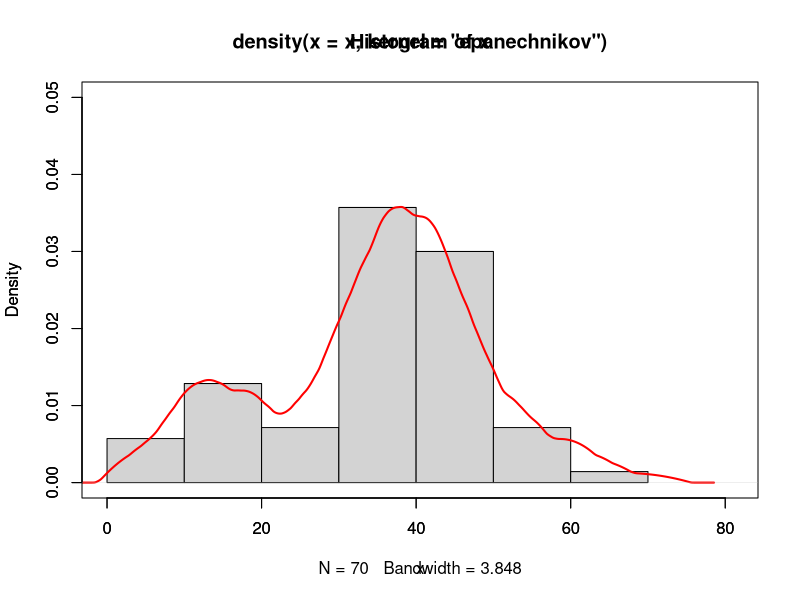

The R script that drew this image:
x <- as.numeric(precip)
x
hist(x, xlim = c(0, 81), ylim = c(0, .05), freq = F)
f <- density(x, kernel = "epanechnikov")
par(new = T)
plot(f, col = "red", lwd = 2, xlim = c(0, 81), ylim = c(0, .05))